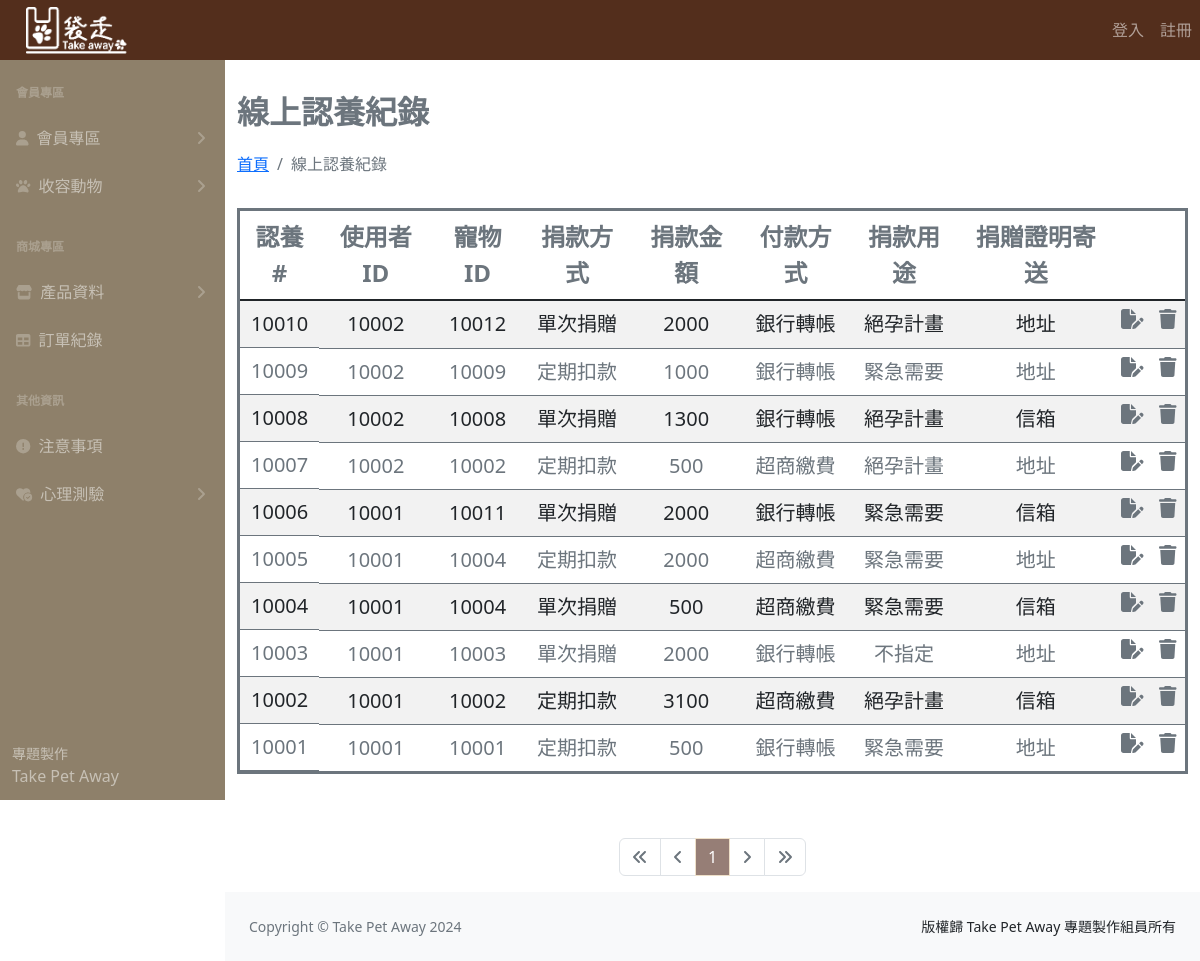
/adoptList.php, run on an earlier commit of the app's database.
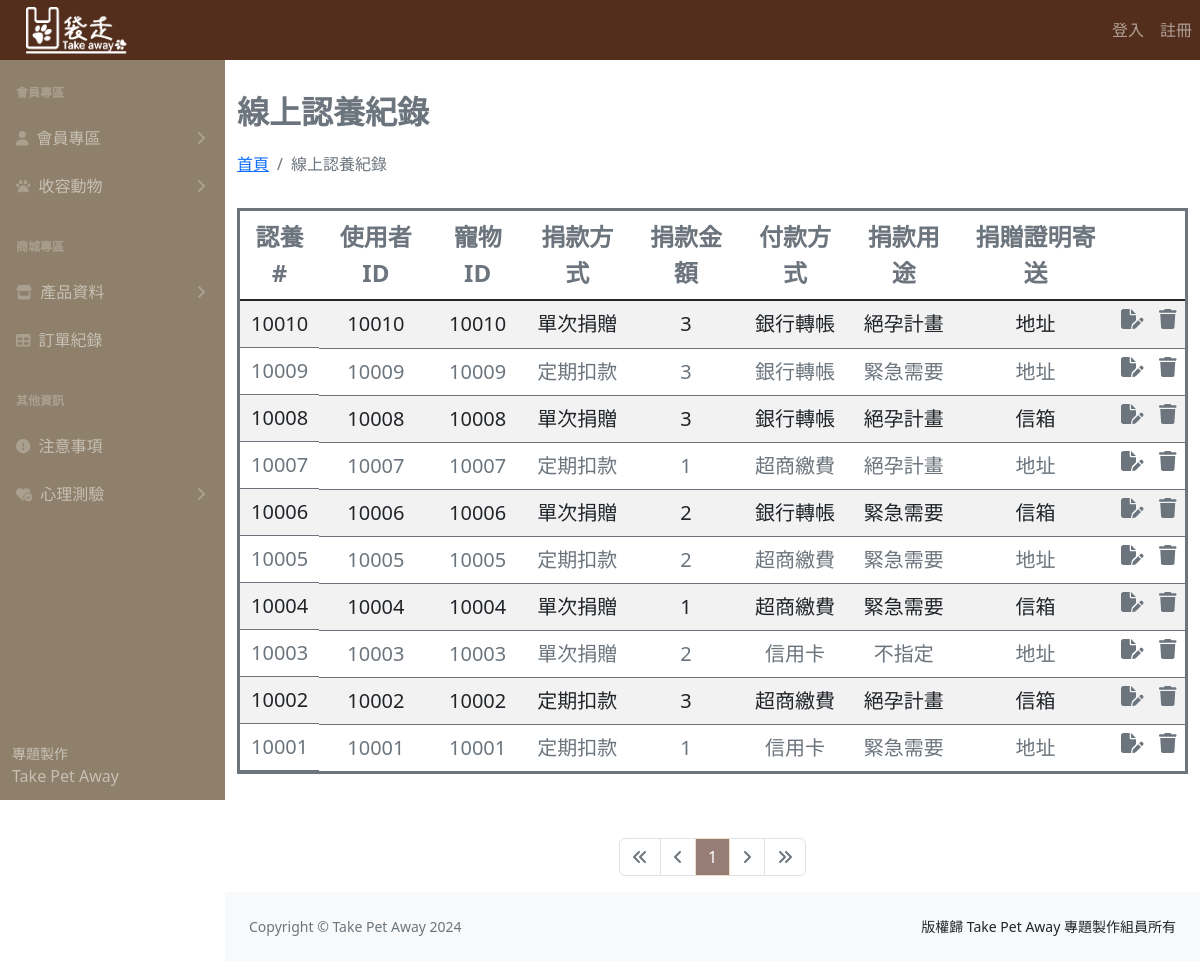
And on a later commit of the database.
### tables this page shows
CREATE TABLE `online_virtual_adoption_form` (
  `adopt_id` int(11) NOT NULL,
  `pet_id` int(11) NOT NULL,
  `user_id` int(11) NOT NULL,
  `donation_method` varchar(8) NOT NULL,
  `amount` int(11) NOT NULL,
  `payment` varchar(8) NOT NULL,
  `donation` varchar(8) NOT NULL,
  `donate_address` varchar(8) NOT NULL
);

### adoptList.php (the view, shortened to what this page needs)
<?php
require __DIR__ . '/parts/pdo-connect.php';
$page = isset($_GET['page']) ? intval($_GET['page']) : 1;
$perPage = 10;
$t_sql = "SELECT COUNT(1) FROM online_virtual_adoption_form";
$t_stmt = $pdo->query($t_sql);
$totalRows = $t_stmt->fetch(PDO::FETCH_NUM)[0];
$totalPages = ceil($totalRows / $perPage);
$rows = [];
if ($totalRows > 0) {
  $sql = sprintf("SELECT * FROM online_virtual_adoption_form ORDER BY adopt_id  DESC LIMIT %s, %s", ($page - 1) * $perPage, $perPage);
  $rows = $pdo->query($sql)->fetchAll();
}
?>
<?php include __DIR__ . '/parts/1_head.php' ?>
<?php include __DIR__ . '/parts/2_nav.php' ?>
<?php include __DIR__ . '/parts/3_side_nav.php' ?>
<div class="container">
  <div class="row ">
    <h1 class="mt-4 fw-bold lh-lg text-secondary fs-2">線上認養紀錄</h1>
    <ol class="breadcrumb mb-4">
      <li class="breadcrumb-item"><a href="index_.php">首頁</a></li>
      <li class="breadcrumb-item active">線上認養紀錄</li>
    </ol>
    <div class="col  ">
      <table class="table table-striped table-hover mt-2 border border-3 border-secondary">
        <thead>
          <tr class="text-center text-secondary fs-4 ">
            <th>認養#</th>
            <th>使用者ID</th>
            <th>寵物ID</th>
            <th>捐款方式</th>
            <th>捐款金額</th>
            <th>付款方式</th>
            <th>捐款用途</th>
            <th>捐贈證明寄送</th>
            <th><i></i></th>
            <th><i></i></th>
          </tr>
        </thead>
        <tbody class="table-group-divider">
          <?php foreach ($rows as $r) : ?>
            <tr class="text-center text-secondary fs-5">
              <td class="d-flex justify-content-center"><?= $r['adopt_id'] ?></td>
              <td><?= $r['user_id'] ?></td>
              <td><?= $r['pet_id'] ?></td>
              <td><?= $r['donation_method'] ?></td>
              <td><?= $r['amount'] ?></td>
              <td><?= $r['payment'] ?></td>
              <td><?= $r['donation'] ?></td>
              <td><?= $r['donate_address'] ?></td>
              <td>
                <a href="adoptEdit.php?adopt_id=<?= $r['adopt_id'] ?>" class="color-primary">
                  <i class="fa-solid fa-file-pen text-secondary d-flex justify-content-center "></i>
                </a>
              </td>
              <td>
                <a href="javascript: deleteOne(<?= $r['adopt_id'] ?>)">
                  <i class="fa-solid fa-trash text-primary d-flex justify-content-center text-secondary"></i>
                </a>
              </td>
            </tr>
          <?php endforeach ?>
        </tbody>
      </table>
    </div>
  </div>
  <div class="row mt-5">
    <div class="col d-flex justify-content-center">
      <nav aria-label="Page navigation example">
        <ul class="pagination">
          <li class="page-item <?= $page == 1 ? 'disabled' : '' ?>">
            <a class="page-link" href="?page=1">
              <i class="fa-solid fa-angles-left"></i>
            </a>
          </li>
          <li class="page-item <?= $page == 1 ? 'disabled' : '' ?>">
            <a class="page-link" href="?page=<?= $page - 1 ?>">
              <i class="fa-solid fa-angle-left"></i>
            </a>
          </li>
          <?php for ($i = $page - 5; $i <= $page + 5; $i++) : ?>
            <?php if ($i >= 1 and $i <= $totalPages) : ?>
              <li class="page-item  <?= $i != $page ?: 'active' ?>">
                <a class="page-link bd-secondary" href="?page=<?= $i ?>"><?= $i ?></a>
              </li>
            <?php endif ?>
          <?php endfor ?>
          <li class="page-item <?= $page == $totalPages ? 'disabled' : '' ?>">
            <a class="page-link" href="?page=<?= $page + 1 ?>">
              <i class="fa-solid fa-angle-right"></i>
            </a>
          </li>
          <li class="page-item <?= $page == $totalPages ? 'disabled' : '' ?>">
            <a class="page-link" href="?page=<?= $totalPages ?>">
              <i class="fa-solid fa-angles-right"></i>
            </a>
          </li>
        </ul>
      </nav>
    </div>
  </div>
</div>
<?php include __DIR__ . '/parts/4_footer.php' ?>
<?php include __DIR__ . '/parts/6_foot.php' ?>

### parts/1_head.php (shortened to what this page needs)
<!DOCTYPE html>
<html lang="en">
<head>
    <link href="css/styles.css" rel="stylesheet" />
    <link href="css/styles.css" rel="stylesheet" />
</head>
<body class="sb-nav-fixed">

### parts/2_nav.php (shortened to what this page needs)
<nav class=" sb-topnav navbar navbar-expand navbar-dark bg-dark" style="height: 60px;">
  <a class="navbar-brand ps-3" href="index_.php">
    <img src="logo.png" style="width:50%; margin-left:10px" class="mt-3 mb-2" alt="">
  </a>
  <div class="collapse navbar-collapse" id="navbarSupportedContent">
    <ul class="navbar-nav mb-2 mb-lg-0">
      <?php if (isset($_SESSION['user'])) : ?>
        <li class="nav-item">
          <a class="nav-link"><?= $_SESSION['user']['name'] ?></a>
        </li>
        <li class="nav-item">
          <a class="nav-link" href="logout.php">登出</a>
        </li>
      <?php else : ?>
        <li class="nav-item">
          <a class="nav-link" href="login.php">登入</a>
        </li>
        <li class="nav-item">
          <a class="nav-link" href="register.php">註冊</a>
        </li>
      <?php endif ?>
    </ul>
  </div>
</nav>

### parts/3_side_nav.php (shortened to what this page needs)
<div id="layoutSidenav">
  <div id="layoutSidenav_nav">
    <nav class="sb-sidenav accordion sb-sidenav-dark" id="sidenavAccordion">
      <div class="sb-sidenav-menu">
        <div class="nav">
          <div class="sb-sidenav-menu-heading">會員專區</div>
          <a class="nav-link collapsed" href="#" data-bs-toggle="collapse" data-bs-target="#collapsePagesUser" aria-expanded="false" aria-controls="collapsePagesUser" onclick="toggleCollapse('collapsePagesUser')">
            <div class="sb-nav-link-icon">
              <i class="fa-solid fa-user"></i>
            </div>
            會員專區
            <div class="sb-sidenav-collapse-arrow">
              <i class="fas fa-angle-down"></i>
            </div>
          </a>
          <a class="nav-link collapsed" href="#" data-bs-toggle="collapse" data-bs-target="#collapsePagesAnimal" aria-expanded="false" aria-controls="collapsePagesAnimal" onclick="toggleCollapse('collapsePagesAnimal')">
            <div class="sb-nav-link-icon">
              <i class="fa-solid fa-paw"></i>
            </div>
            收容動物
            <div class="sb-sidenav-collapse-arrow">
              <i class="fas fa-angle-down"></i>
            </div>
          </a>
          <div class="sb-sidenav-menu-heading">商城專區</div>
          <a class="nav-link collapsed" href="#" data-bs-toggle="collapse" data-bs-target="#collapsePagesShop" aria-expanded="false" aria-controls="collapsePagesShop" onclick="toggleCollapse('collapsePagesShop')">
            <div class="sb-nav-link-icon">
              <i class="fa-solid fa-store"></i>
            </div>
            產品資料
            <div class="sb-sidenav-collapse-arrow">
              <i class="fas fa-angle-down"></i>
            </div>
          </a>
          <a class="nav-link" href="order_history.php">
            <div class="sb-nav-link-icon"><i class="fas fa-table"></i></div>
            訂單紀錄
          </a>
          <div class="sb-sidenav-menu-heading">其他資訊</div>
          <a class="nav-link" href="faq_add.php">
            <div class="sb-nav-link-icon">
              <i class="fa-solid fa-circle-exclamation"></i>
            </div>
            注意事項
          </a>
          <a class="nav-link collapsed" href="#" data-bs-toggle="collapse" data-bs-target="#heartContentCollapse" aria-expanded="false" aria-controls="heartContentCollapse" onclick="toggleCollapse('heartContentCollapse')">
            <div class="sb-nav-link-icon">
              <i class="fa-solid fa-heart-circle-check"></i>
            </div>
            心理測驗
            <div class="sb-sidenav-collapse-arrow">
              <i class="fas fa-angle-down"></i>
            </div>
          </a>
        </div>
      </div>
      <div class="sb-sidenav-footer">
        <div class="small">專題製作</div>
        Take Pet Away
      </div>
    </nav>
  </div>
  <div id="layoutSidenav_content">

### parts/4_footer.php
<footer class="py-4 bg-light mt-auto">
          <div class="container-fluid px-4">
            <div
              class="d-flex align-items-center justify-content-between small"
            >
              <div class="text-muted">Copyright &copy; Take Pet Away 2024</div>
              <div>版權歸 Take Pet Away 專題製作組員所有</div>
            </div>
          </div>
        </footer>
      </div>
    </div>

### parts/1_head.php (style rules this page uses)
:root { --bs-dark-rgb: 83, 46, 28; }
.sb-sidenav-dark { background-color: #8E806A; }
.sb-sidenav-dark .sb-sidenav-footer { background-color: #8E806A; }
.row { --bs-gutter-x: 0rem; }
.pagination, .datatable-pagination ul { --bs-pagination-active-border-color: #EEE0C9; --bs-pagination-active-bg: #967E76; --bs-link-color: #967E76; --bs-link-hover-color: #967E76; --bs-dark-rgb: #967E76; }

What changed in the data, as far as the page shows it:
changed online_virtual_adoption_form id 10010: user "10002" → "10010"; pet "10012" → "10010"; amount "2000" → "3"
changed online_virtual_adoption_form id 10009: user "10002" → "10009"; amount "1000" → "3"
changed online_virtual_adoption_form id 10008: user "10002" → "10008"; amount "1300" → "3"
changed online_virtual_adoption_form id 10007: user "10002" → "10007"; pet "10002" → "10007"; amount "500" → "1"
changed online_virtual_adoption_form id 10006: user "10001" → "10006"; pet "10011" → "10006"; amount "2000" → "2"
changed online_virtual_adoption_form id 10005: user "10001" → "10005"; pet "10004" → "10005"; amount "2000" → "2"
changed online_virtual_adoption_form id 10004: user "10001" → "10004"; amount "500" → "1"
changed online_virtual_adoption_form "不指定": user "10001" → "10003"; amount "2000" → "2"; payment "銀行轉帳" → "信用卡"
changed online_virtual_adoption_form id 10002: user "10001" → "10002"; amount "3100" → "3"
changed online_virtual_adoption_form id 10001: amount "500" → "1"; payment "銀行轉帳" → "信用卡"
